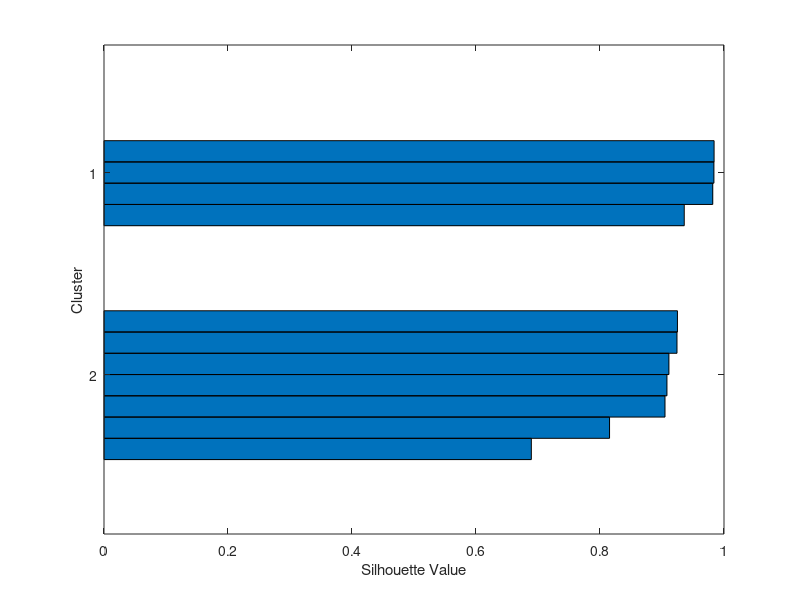
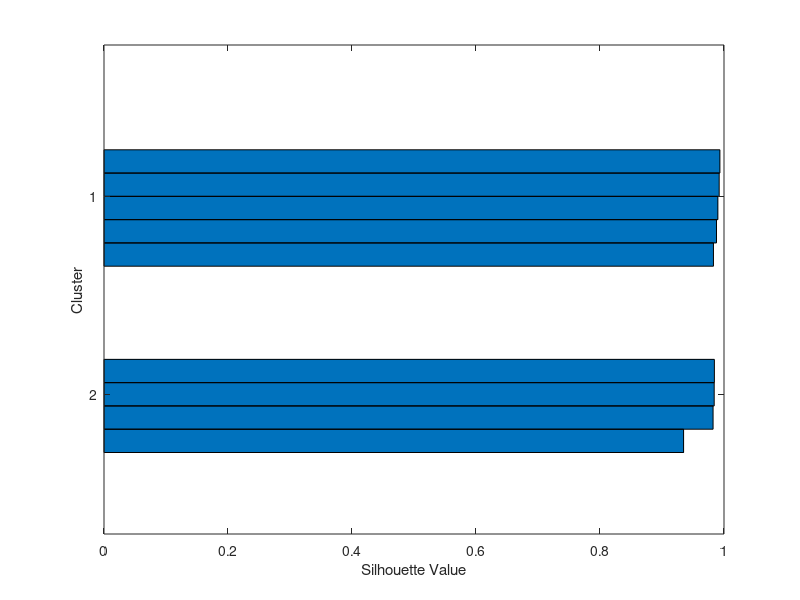

MATLAB code for these plots, in order:
cluster1 = [1, 0, 0; 0.98, 0, 0.02; 0.97, 0, 0.03];
cluster2 = [0, 0.3, 0.3; 0.01, 0.4, 0.35; 0.04, 0.34, 0.45];
mix = [0.01, 0.32, 0.35; 0.01, 0.4, 0.31; 0.89, 0.2, 0.1];
sbagliato = [0.2, 0.2, 0.25; -0.1, -0.3, 0.4];

scores = [cluster1;cluster2;mix; sbagliato];
[cluster_id, centres_coordinates] = kmeans(scores,2);

centres_coordinates

figure
silhouette(scores,cluster_id)

scores = [cluster1;cluster2;mix];
cluster_id = kmeans(scores,2);

figure
silhouette(scores,cluster_id)